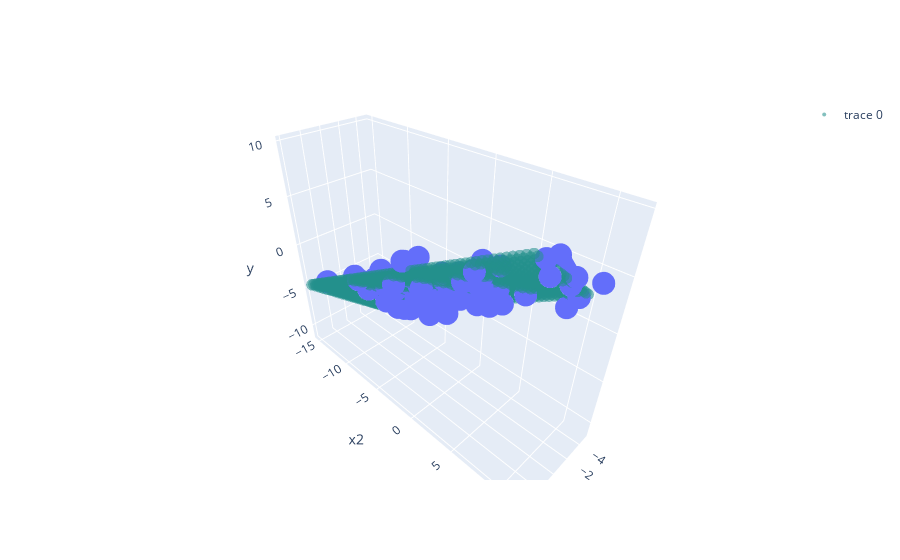

The cell this chart's notebook holds for it:
### Markdown cell above
#### Visualising our solution

### Code cell
import plotly.graph_objects as go

fig1 = px.scatter_3d(x=X[:, 1], y=X[:, 2], z=y, labels = { 'x':'x1', 'y':'x2', 'z':'y'})

# Create a mesh grid to get predictions for and plot a hyperplane
xy = np.array([[i,j] for i in np.linspace(-4,4,20) for j in np.linspace(-15,10,60)])
y_plane = np.hstack((np.ones((1200,1)), xy))@beta

fig2 = go.Scatter3d(x=xy[:,0], y=xy[:,1], z=y_plane, opacity=0.7,  mode='markers',
    marker=dict(
        size=4,
        color=np.ones_like(y_plane),
        colorscale='Viridis',
        opacity=0.8
    )
)
fig3 = go.Figure(data=(fig2,)+ fig1.data)

fig3.update_layout(
    scene=dict(
        xaxis_title='x1',
        yaxis_title='x2',
        zaxis_title='y',
    )
)

fig3.show()
